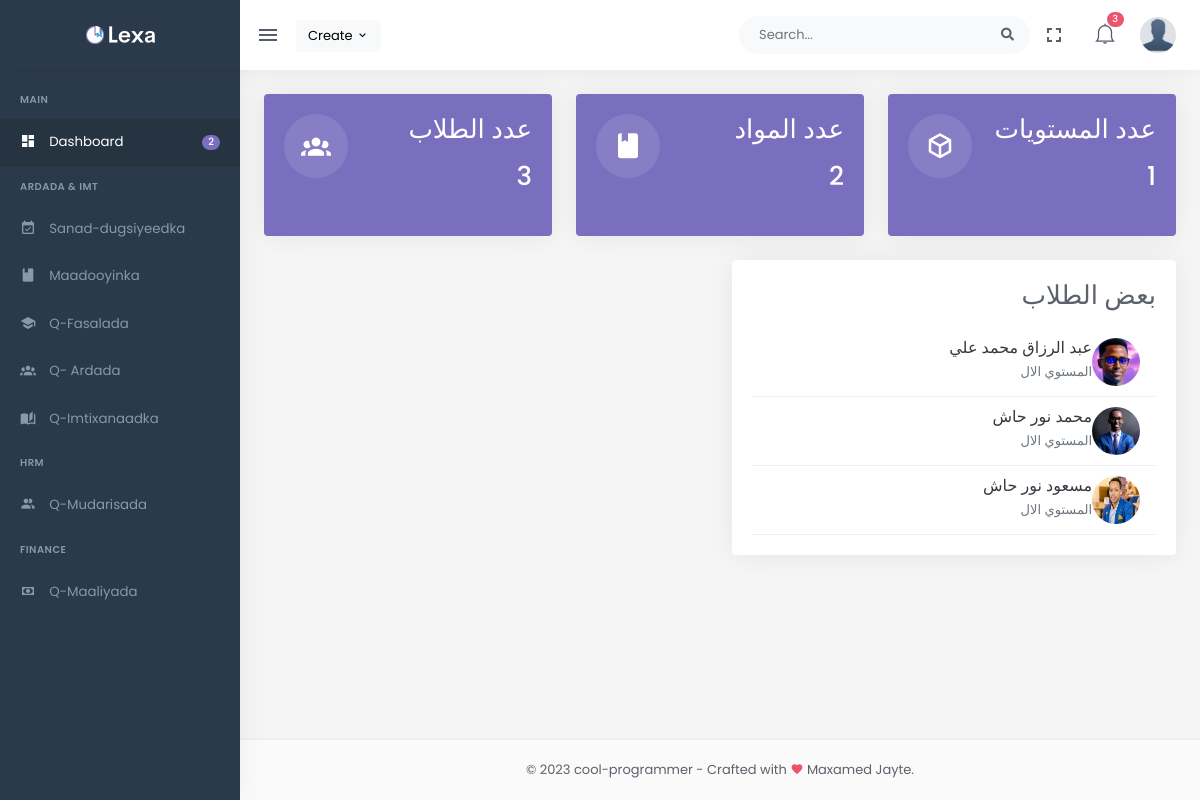
/ (signed in), run on the app's committed database.
### api/models.py (models this page shows, shortened)
class Students(models.Model):
    fullName=models.CharField(max_length=255)
    gender=models.CharField(default='ذكر',max_length=10)
    image=models.ImageField(upload_to='images/students',null=True,blank=True)
    parentName=models.CharField(max_length=255,default='')
    parentNum=models.CharField(max_length=14,default='')
    dateOfBirth=models.DateField(null=True,blank=True)
    registredDate=models.DateField(null=True,blank=True)
    studentClasse=models.ForeignKey(Classe,on_delete=models.CASCADE,null=True,blank=True)
    motherName=models.CharField(max_length=255,default='')
    placeOfBirth=models.CharField(max_length=255,null=True,blank=True)
    living=models.CharField(max_length=255,null=True,blank=True)

class Classe(models.Model):
    name=models.CharField(max_length=255,null=True,blank=True)
    subjects=models.ManyToManyField(Subject,blank=True)
    classRaqam=models.CharField(max_length=255,default='',null=True,blank=True)
    studentsCount=models.IntegerField(null=True,blank=True,default=1)
    status=models.BooleanField(default=True)
    academicYear=models.ForeignKey(AcademicYear,on_delete=models.CASCADE,null=True,blank=True)
    dateModified=models.DateTimeField(auto_now=True)

### admin_panel/views.py (the view)
# urls.py: path('',views.dashboard),
@login_required(login_url='/login/')
def dashboard(request):
    subjects=Subject.objects.all()
    classes=Classe.objects.all()
    students=Students.objects.all()
    latest_students=students.order_by('-registredDate')[:5].all()
    return render(request,'normal-pages/dashboard.html',{'subjects':subjects,'students':students,'classes':classes,'latest_students':latest_students})

### templates/normal-pages/dashboard.html
{% extends 'base.html' %}
{% load static %}
{% block content %}
            <div dir="rtl" class="row">
                <div class="col-xl-4 col-sm-6">
                    <div class="card mini-stat bg-primary">
                        <div class="card-body mini-stat-img">
                            <div class="mini-stat-icon">
                                <i class="mdi mdi-cube-outline float-start"></i>
                            </div>
                            <div class="text-white">
                                <h6 class="text-uppercase mb-3 fs-2 text-white" style="font-family: 'Lateef', serif;font-size: large;">عدد المستويات</h6>
                                <h2 class="mb-4 text-white">{{classes.count}}</h2>
                            </div>
                        </div>
                    </div>
                </div>
                <div class="col-xl-4 col-sm-6">
                    <div class="card mini-stat bg-primary">
                        <div class="card-body mini-stat-img">
                            <div class="mini-stat-icon">
                                <i class="mdi mdi-book float-start"></i>
                            </div>
                            <div class="text-white">
                                <h6 class="text-uppercase mb-3 fs-2 text-white" style="font-family: 'Lateef', serif;font-size: large;">عدد المواد</h6>
                                <h2 class="mb-4 text-white">{{subjects.count}}</h2>
                            </div>
                        </div>
                    </div>
                </div>
                <div class="col-xl-4 col-sm-6">
                    <div class="card mini-stat bg-primary">
                        <div class="card-body mini-stat-img">
                            <div class="mini-stat-icon">
                                <i class="mdi mdi-account-group float-start"></i>
                            </div>
                            <div class="text-white">
                                <h6 class="text-uppercase mb-3 fs-2 text-white" style="font-family: 'Lateef', serif;font-size: large;">عدد الطلاب</h6>
                                <h2 class="mb-4 text-white">{{students.count}}</h2>
                            </div>
                        </div>
                    </div>
                </div>
            </div>
            <div dir="rtl" class="row">
                <div class="col-xl-6 col-lg-6">
                    <div class="card">
                        <div class="card-body">
                            <h4 class="card-title mb-3 fs-2" style="font-family: 'Lateef', serif;font-size: large;">بعض الطلاب</h4>
                            <div class="inbox-wid">
                                {% for student in latest_students %}
                                <a href="#" class="text-dark">
                                    <div class="inbox-item">
                                        <div class="inbox-item-img float-end me-3">
                                            {% if student.image %}
                                                <img src="{{student.image.url}}" class="avatar-sm rounded-circle"
                                                    alt=""></div>
                                            {% else %}
                                                <img src="{% static "images/student-im.png" %}" class="avatar-sm rounded-circle"
                                                    alt=""></div>
                                            {% endif %}
                                        <h6 class="inbox-item-author mb-1 font-size-16">{{student.fullName}}</h6>
                                        <p class="inbox-item-text text-muted mb-0">{{student.studentClasse.name}}</p>
                                    </div>
                                </a>
                                {% endfor %}
                            </div>
                        </div>
                    </div>
                </div>
            </div>
{% endblock %}

### data on the page
Students: image (picture), fullName "عبد الرزاق محمد علي", studentClasse.name "المستوي الال"
Students: image (picture), fullName "محمد نور حاش", studentClasse.name "المستوي الال"
Students: image (picture), fullName "مسعود نور حاش", studentClasse.name "المستوي الال"

### other printed values
{{ classes.count }} "1"
{{ subjects.count }} "2"
{{ students.count }} "3"
